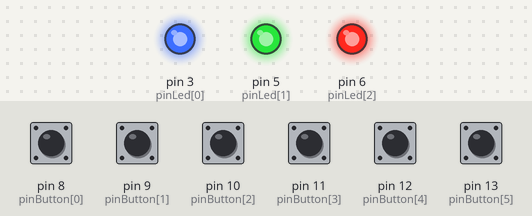
This sketch was run on a simulated Arduino Uno, built with avr-gcc and run on an emulated ATmega328P. On the bench: output pins drawn as LEDs (lit = HIGH). Inputs (shaded band) come from the test bench; at power-on: pin 8 (pinButton[0]), pin 9 (pinButton[1]), pin 10 (pinButton[2]), pin 11 (pinButton[3]), pin 12 (pinButton[4]), pin 13 (pinButton[5]) HIGH.

Above: at 1.2 s.
1.3 s: pin 8 (pinButton[0]) pulled LOW for 0.15 s
At 1.6 s:
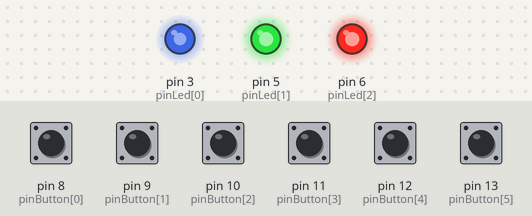
2.9 s: pin 10 (pinButton[2]) pulled LOW for 0.15 s
At 4.0 s:
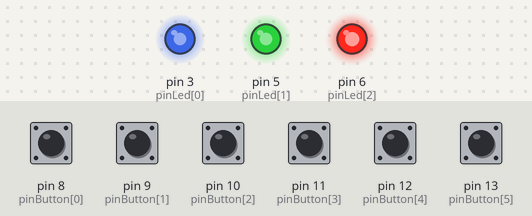
4.5 s: pin 12 (pinButton[4]) pulled LOW for 0.15 s
At 5.2 s:
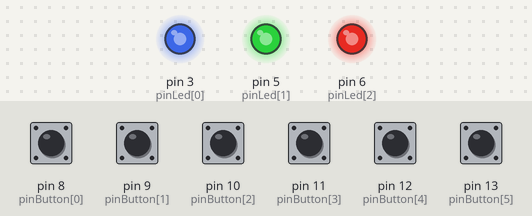
6.1 s: pin 8 (pinButton[0]) pulled LOW for 1 s
At 6.5 s:
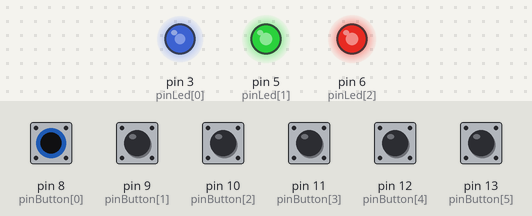
8.6 s: pin 10 (pinButton[2]) pulled LOW for 1 s
At 9.6 s:
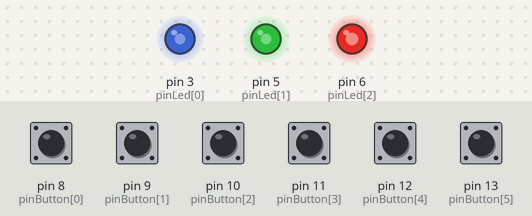
11.1 s: pin 9 (pinButton[1]) pulled LOW for 0.15 s
At 11.5 s:
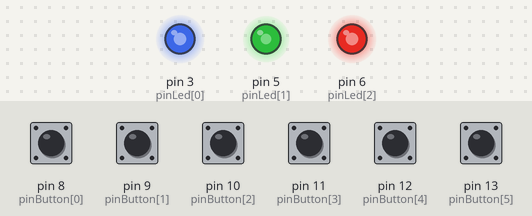
Timing chart, 0 to 13.7 s (numbered marks = the images above; inputs shaded):
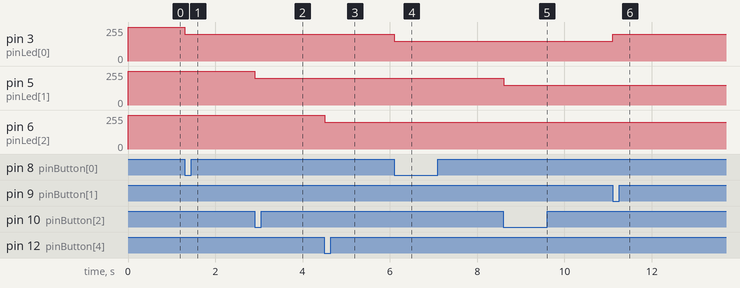

Measured:
- after the input at 1.3 s, pin 3 (pinLed[0]): 255/255 → 200/255 at once
- after the input at 2.9 s, pin 5 (pinLed[1]): 255/255 → 200/255 at once
- after the input at 4.5 s, pin 6 (pinLed[2]): 255/255 → 200/255 at once
- after the input at 6.1 s, pin 3 (pinLed[0]): 200/255 → 150/255 at once
- after the input at 8.6 s, pin 5 (pinLed[1]): 200/255 → 150/255 at once
- after the input at 11.1 s, pin 3 (pinLed[0]): 150/255 → 200/255 at once

The sketch:

sketch.ino
```cpp
const int pinButton[6] = {8, 9, 10, 11, 12, 13};
const int pinLed[3] = {3, 5, 6};
const int step = 50;

int lastStateButton[6] = {HIGH, HIGH, HIGH, HIGH, HIGH, HIGH};
int brightsLed[3] = {250, 250, 250};

void setup() {
  for (int i = 0; i < 6; i++) {
    pinMode(pinButton[i], INPUT);
    digitalWrite(pinButton[i], 250);
  }

  for (int i = 0; i < 3; i++) {
    pinMode(pinLed[i], OUTPUT);
    digitalWrite(pinLed[i], HIGH);
  }
}

void loop() {
  for (int i = 0; i < 6; i++) {
    int currentState = debounce(i);
    if (lastStateButton[i] == HIGH && currentState == LOW) { //условие нажатия
      if (i % 2) {
        dec_brightness(i / 2);
      } else {
        inc_brightness(i / 2);
      }
    }
    lastStateButton[i] = currentState;
  }
}

void inc_brightness(int n) {
  if (brightsLed[n] == 0) return;
  brightsLed[n] -= step;
  analogWrite(pinLed[n], brightsLed[n]);
  delay(10);
}

void dec_brightness(int n) {
  if (brightsLed[n] == 250) return;
  brightsLed[n] += step;
  analogWrite(pinLed[n], brightsLed[n]);
  delay(10);
}

int debounce(int n) {
  int current = digitalRead(pinButton[n]);
  if (lastStateButton[n] != current) { // если состояние изменилось
    delay(5);
    current = digitalRead(pinButton[n]);
  }
  return current;
}
```
